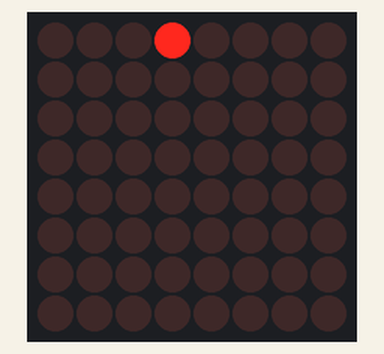
Simulated run of this sketch. Board: Arduino Uno, built with avr-gcc and run on an emulated ATmega328P. On the bench: 8×8 LED matrix.

Above: at 0.1 s.
At 2.31 s:
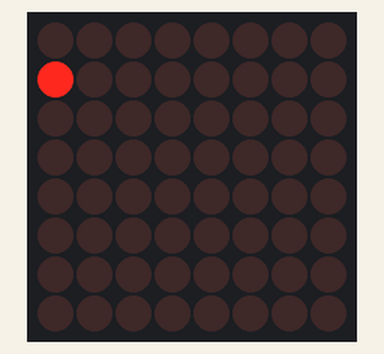
At 4.51 s:
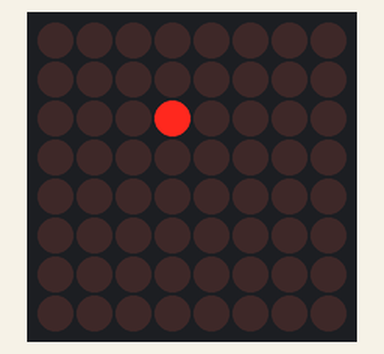
At 8.93 s:
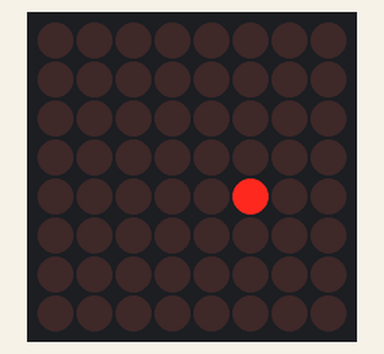
At 13.35 s:
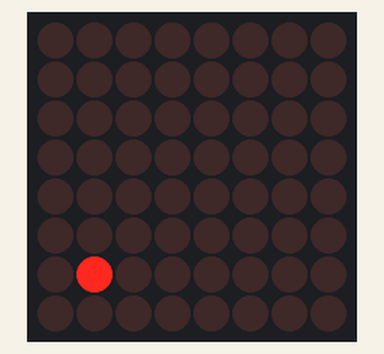
At 17.97 s:
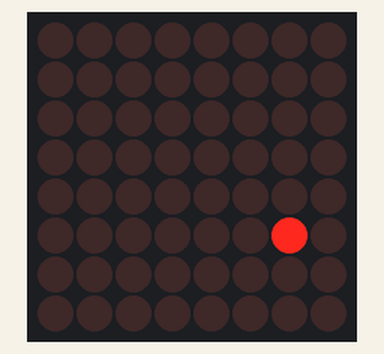

Measured:
- by itself, everything shown: repeats every 16.9 s, in 84 steps

The sketch:

Camp_day5_dot_bounce.ino
```cpp
#include "LedControl.h"
LedControl lc=LedControl(12,10,11,1);

int pos = 0;
int dir = 1; //direction of movement, +1 or -1
int pos2 = 3;
int dir2 = 1;

void setup() {
  lc.shutdown(0,false);
  lc.setIntensity(0,8);
  lc.clearDisplay(0);
  pinMode(A0,INPUT);
}

void dot(){
  lc.setLed(0,pos,pos2,true);
  pos = pos + dir;
  pos2 = pos2 + dir2;
  if(pos == 6){dir = -1;}
  if(pos == 0){dir = 1;}
  if(pos2 == 7){dir2 = -1;}
  if(pos2 == 0){dir2 = 1;}
}

void loop(){
  lc.clearDisplay(0);
  dot();
  delay(200);
}
```
